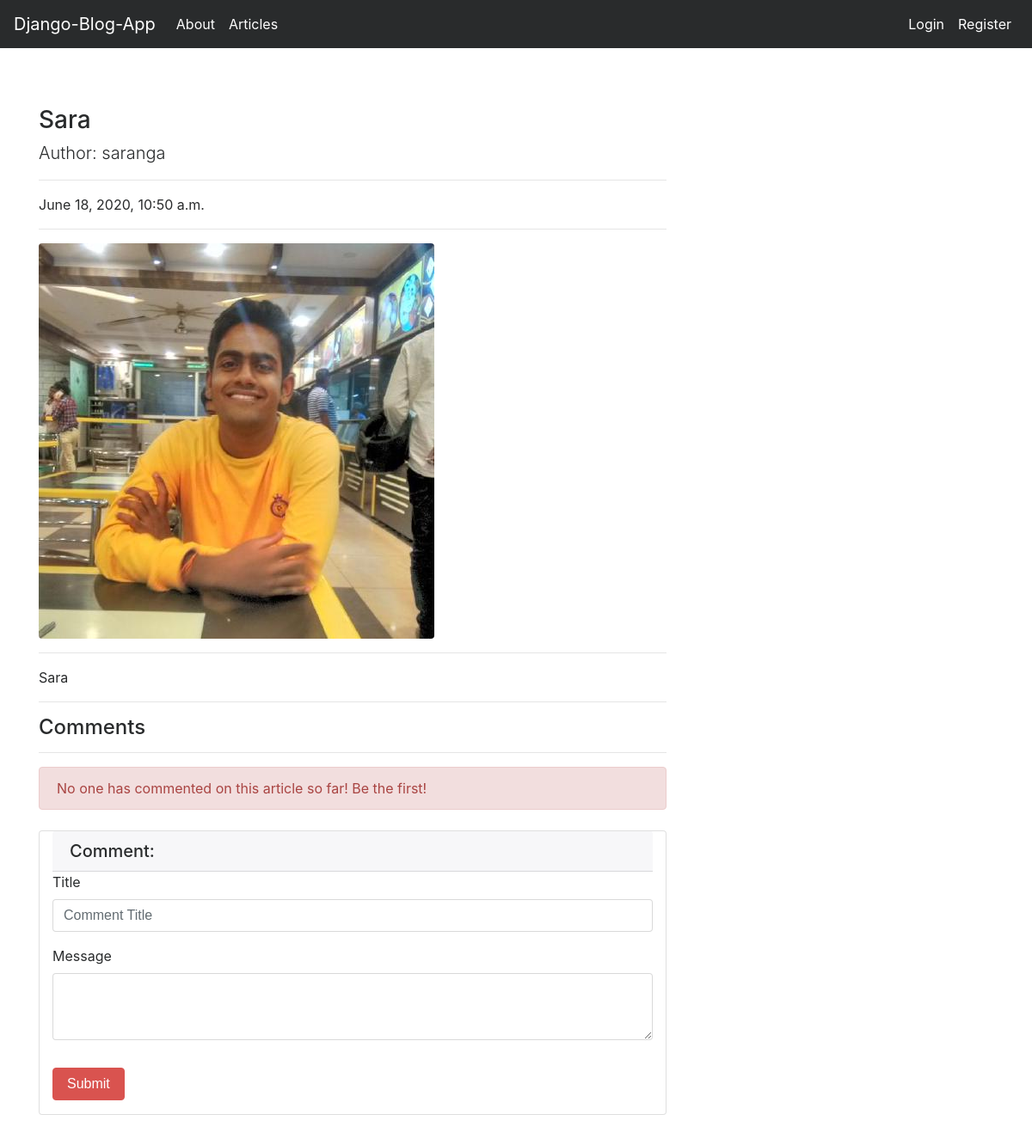
Page /articles/article/sara/ on the committed database.
### article/models.py (models this page shows, shortened)
class Article(models.Model):
    author = models.ForeignKey("auth.User",on_delete = models.CASCADE,verbose_name = "User")
    title = models.CharField(max_length = 50,verbose_name = "Title")
    content = RichTextField()
    created_date = models.DateTimeField(auto_now_add=True,verbose_name="Created On")
    article_image = models.FileField(blank = True,null = True,verbose_name="Image")
    slug = models.SlugField(unique=True, max_length=100)
    class Meta:
        ordering = ['-created_date']

### article/views.py (the view)
# urls.py: path('article/<slug:slug>/',views.detail,name = "detail"),
def detail(request,slug):
    article = get_object_or_404(Article, slug=slug)
    comments = article.comments.all()
    return render(request,"detail.html",{"article":article,"comments":comments })

### templates/detail.html (shortened to what this page needs)
{% extends "layout.html" %}
{% block body %}
<div class="row">
    <div class="col-lg-8">
      <h3 class="mt-4">{{article.title}}</h3>
      <p class="lead">
        Author: {{article.author.username}}
      </p>
      <hr>
      <p>{{article.created_date}}</p>
      <hr>
      {% if article.article_image %}
      <img class="img-fluid rounded" src="{{article.article_image.url}}" alt="">
      {% endif %}
      <hr>
      <p class="lead">
          {{article.content|safe}}
      </p>
      <hr>
      <h4>Comments {% if comments %}({{comments.count }}){% endif %}</h4>
      <hr>
      {% if comments %}
      {% for comment in comments  %}
        <div class="media mb-4">
          <img class="d-flex mr-3 rounded-circle" src="http://placehold.it/50x50" alt="">
          <div class="media-body">
            <h5 class="mt-0">{{ comment.comment_author}}</h5>
            {{comment.comment_date}} <br>
            {{comment.comment_content}}
          </div>
        </div>
      {% endfor %}
      {% else %}
      <div class ="alert alert-danger">
        No one has commented on this article so far! Be the first!
      </div>
      {% endif %}
      <div class="card my-4 container">
          <h5 class="card-header">Comment:</h5>
          <div class="card-body">
            <form method = "post" action = "{% url 'article:comment' article.slug %}">
              <div class="form-group">
                  <label for="formGroupExampleInput">Title</label>
                  <input name = "comment_author" type="text" class="form-control" id="formGroupExampleInput" placeholder="Comment Title">
                </div>
              <div class="form-group">
                  <label for="formGroupExampleInput">Message</label>
                <textarea name = "comment_content" class="form-control" rows="3"></textarea>
              </div>
              <button type="submit" class="btn btn-danger my-3">Submit</button>
            </form>
          </div>
        </div>
        </div>
      </div>
{% endblock body %}

### rows in the picture
Article: title "Sara", author.username "saranga", created_date "June 18, 2020, 10:50 a.m.", article_image (picture), content "Sara"
